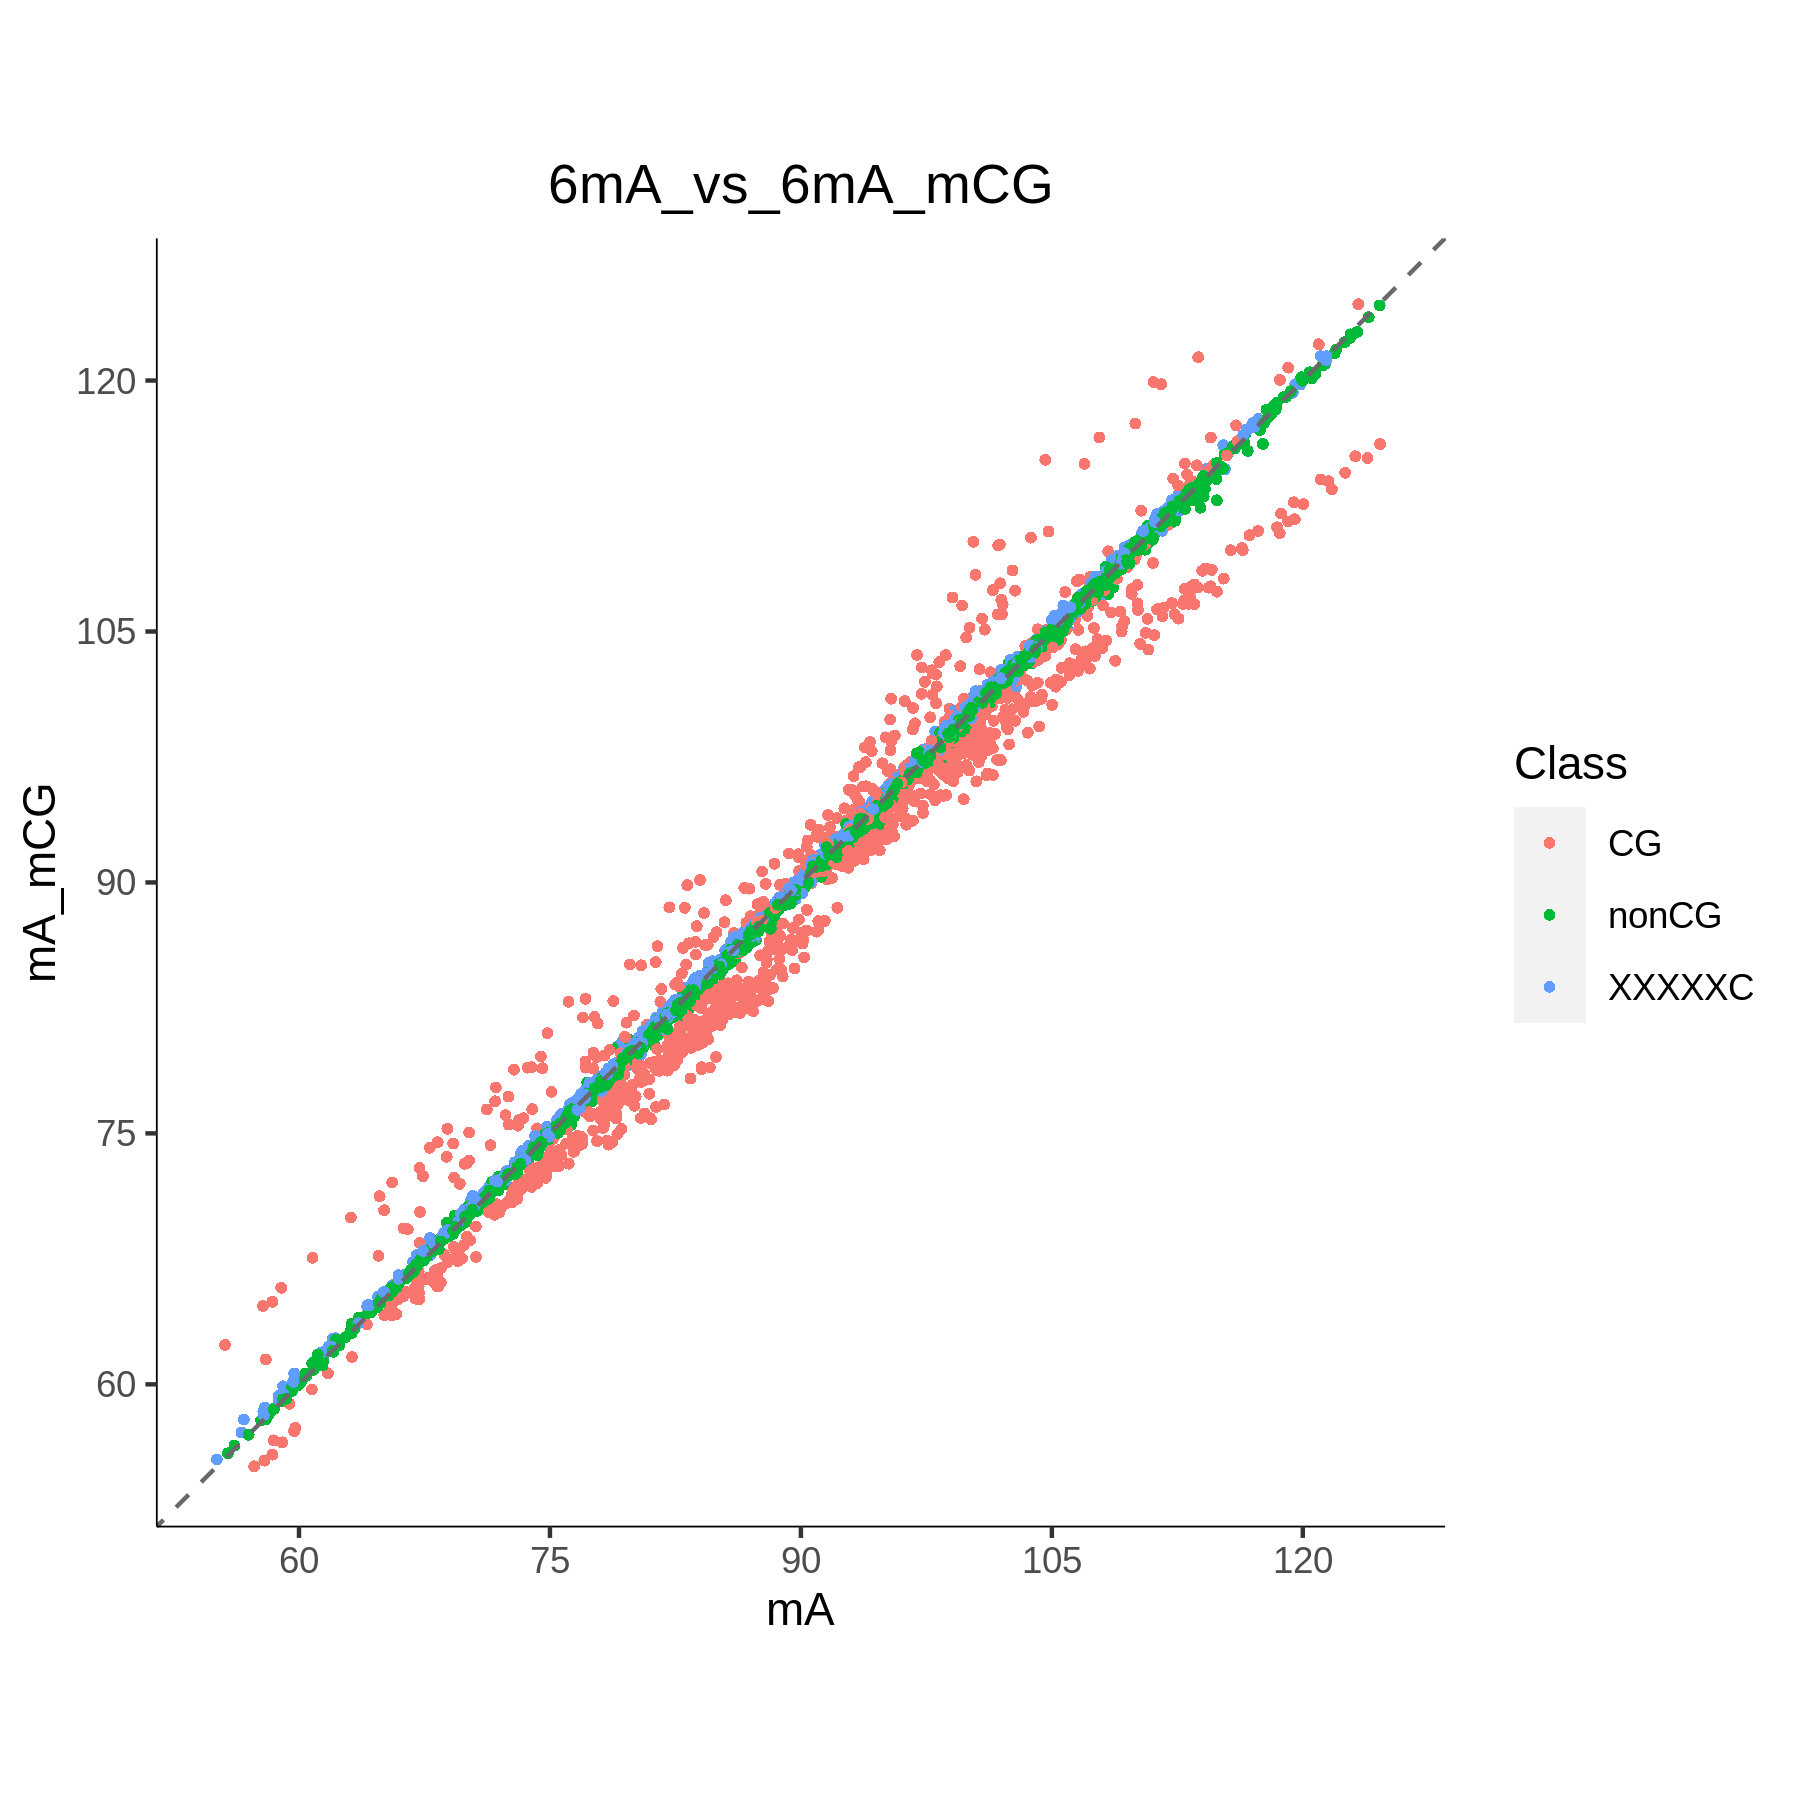

Source code (R):
library(ggplot2)
args = commandArgs(trailingOnly=TRUE)
dat <- read.table("6mA_vs_6mA_mCG.input",header = TRUE)
p<-ggplot(data=dat)+geom_hline(aes(yintercept=0),size=0.2)+geom_vline(aes(xintercept=0),size=0.2)+geom_point(mapping=aes(x=mA,y=mA_mCG,colour=Class,shape=Class,size=Class))+scale_shape_manual(values=c(16, 16, 16))+labs(title=args[1])+scale_color_manual(values=c('#F8766D','#00BA38','#619CFF'))+scale_size_manual(values=c(1, 1, 1))+geom_abline(slope=1,intercept=0, colour="#696969", linetype="dashed")+scale_x_continuous(limit=c(55,125),breaks=c(60,75,90,105,120))+scale_y_continuous(limit=c(55,125),breaks=c(60,75,90,105,120))+ coord_fixed(ratio=1) + theme(
  panel.background = element_rect(fill = "transparent",colour = NA),
  panel.grid.minor = element_blank(),
  panel.grid.major = element_blank(),
  plot.background = element_rect(fill = "transparent",colour = NA),
  axis.line.x=element_line(linetype=1,color="black",size=0.2),
  axis.line.y=element_line(linetype=1,color="black",size=0.2),
#  axis.ticks.x=element_line(size=0),
#  axis.ticks.y=element_line(size=0),
  plot.title = element_text(hjust = 0.5)
  #axis.text.y = element_text(hjust = 40),
  #axis.text.x = element_text(vjust = 5)
  )
#ver <- data.frame(x=c(55,55,55,55,55,55,55,125),y=c(55,55,55,55,55,55,55,125))
#p + geom_segment(data=ver,aes(x=c(55,55,55,55,120,105,90,75),y=c(120,105,90,75,55,55,55,55),xend=c(50,50,50,50,120,105,90,75),yend=c(125,105,90,75,50,50,50,50)),size=0.2)
#p + labs(title = args[1])
p + ggsave(file="color.png", width=6, height=6)

